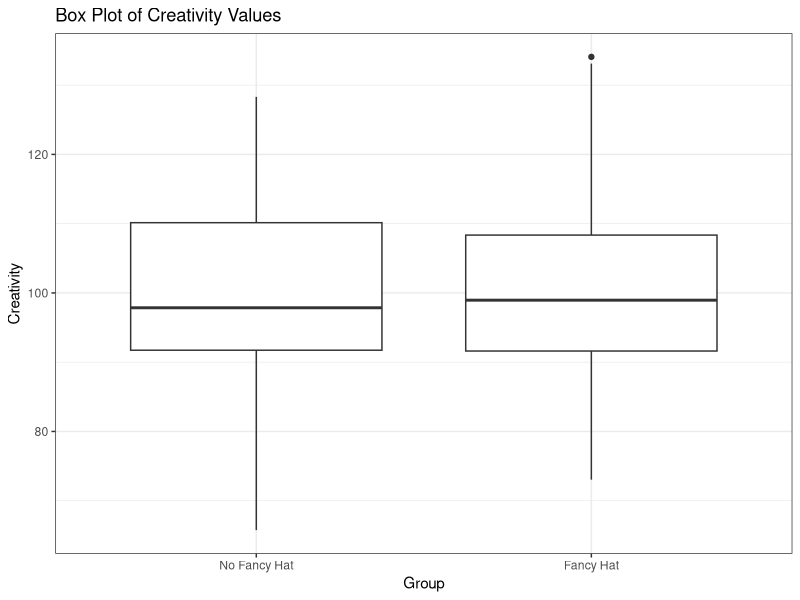
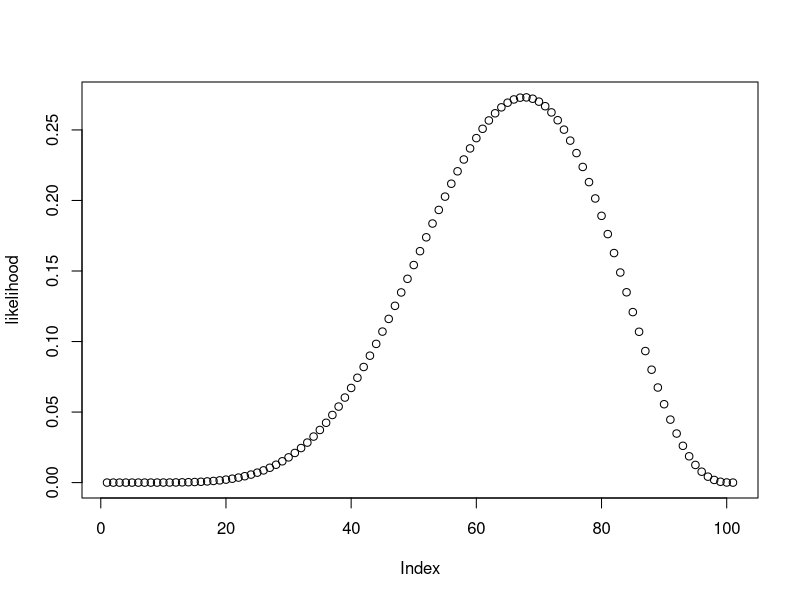
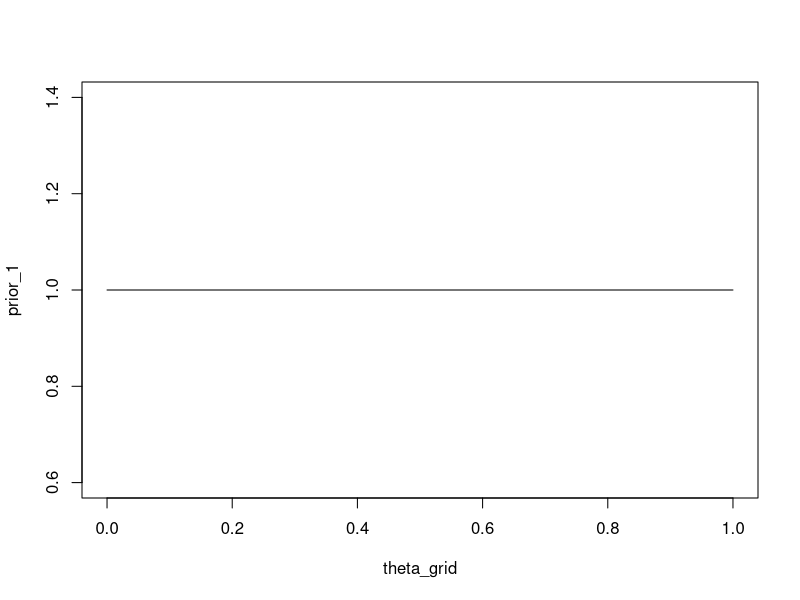
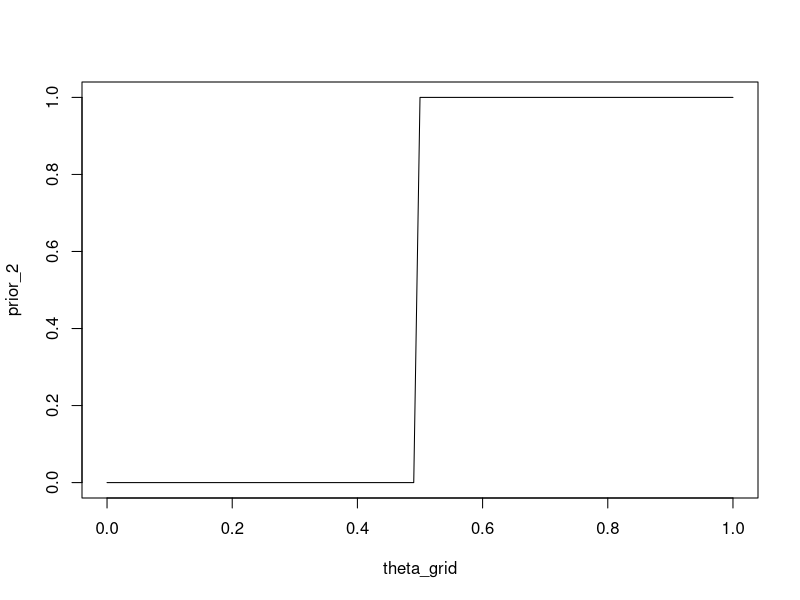
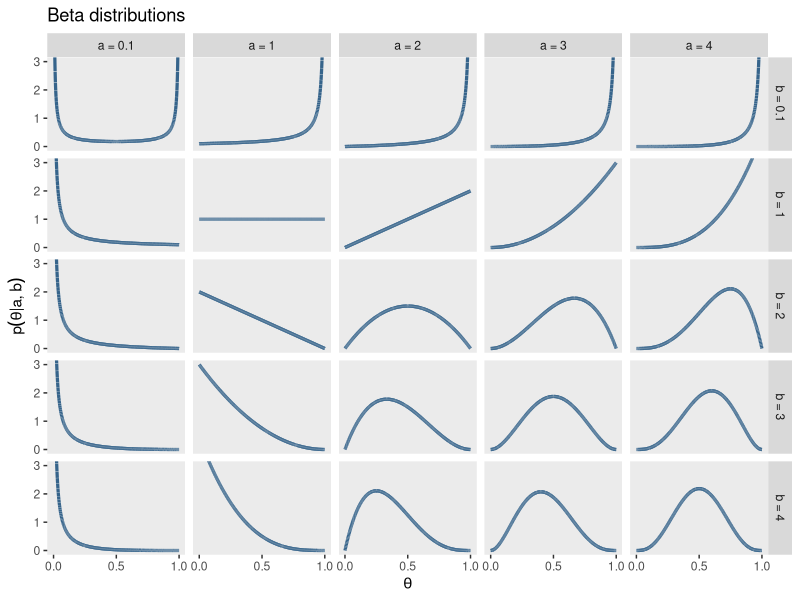
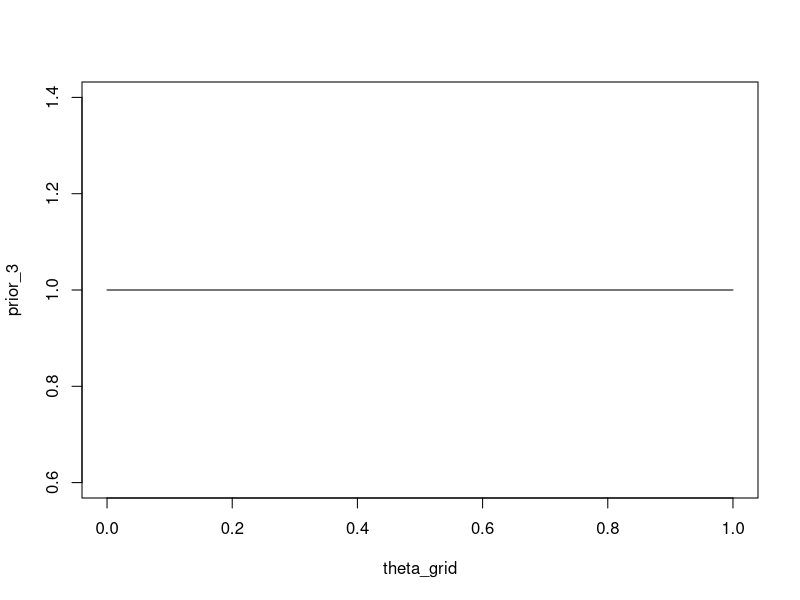
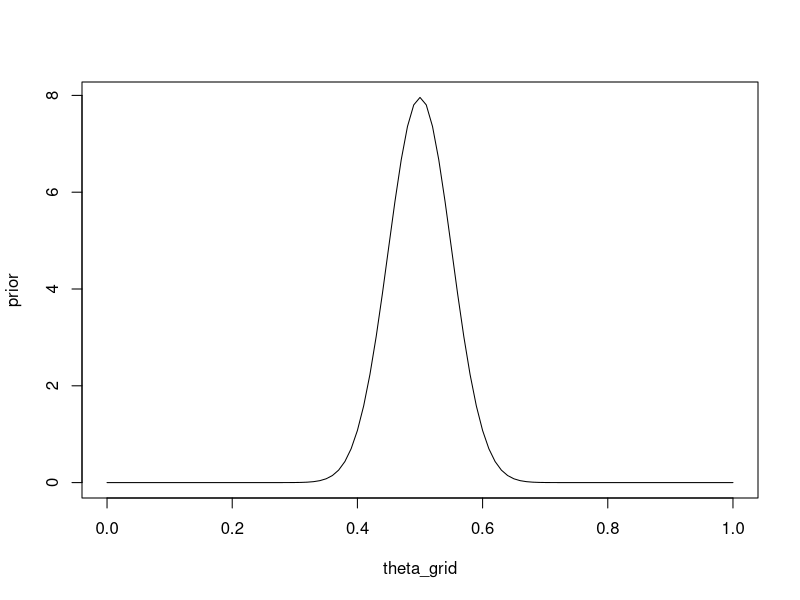
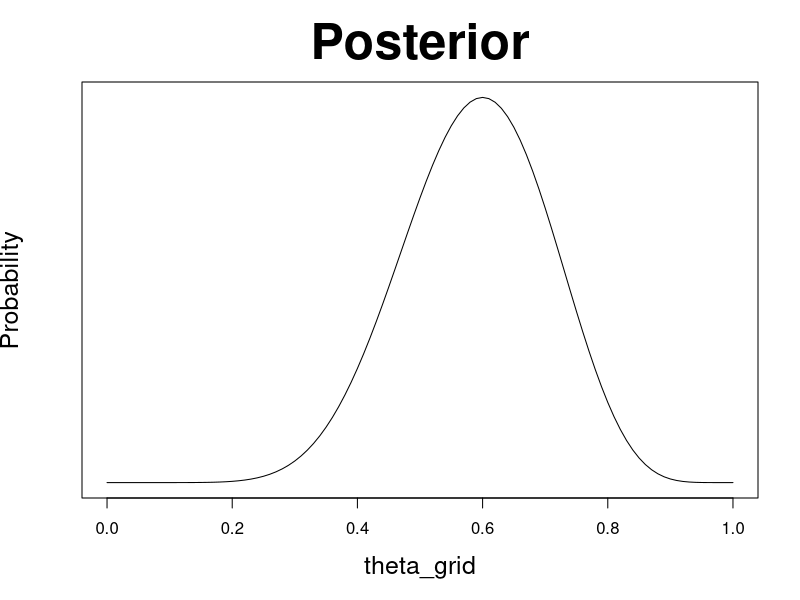

These charts were generated, in order, by the following R code:
## ---- chunk 1
#| label: load-packages
#| echo: false
#| message: false
#| warning: false
library(tidyverse)
library(viridis)

## ---- chunk 2
library(tidyverse)

set.seed(12)

# Number of people wearing fancy hats
N_fancyhats <- 50 

# Number of people not wearing fancy hats
N_nofancyhats <- 50

# Population mean of creativity for people wearing fancy hats
mu_fancyhats <- 103 

# Population mean of creativity for people wearing no fancy hats
mu_nofancyhats <- 98 

# Average population standard deviation of both groups
sigma <- 15 

# Generate data
fancyhats = tibble(Creativity = rnorm(N_fancyhats, mu_fancyhats, sigma),
               Group = "Fancy Hat")

nofancyhats = tibble(Creativity = rnorm(N_nofancyhats, mu_nofancyhats, sigma),
                 Group = "No Fancy Hat")


FancyHat <- bind_rows(fancyhats, nofancyhats)  |>
    mutate(Group = fct_relevel(as.factor(Group), "No Fancy Hat"))
## ---- chunk 3
FancyHat
## ---- chunk 4
FancyHat |> 
    ggplot() +
    geom_boxplot(aes(y = Creativity, x = Group)) +
    labs(title= "Box Plot of Creativity Values") +
    theme_bw()
## ---- chunk 5
fancyhat_ttest <- t.test(Creativity ~ Group,
       var.equal = TRUE,
       data = FancyHat)
## ---- chunk 6
fancyhat_ttest_tab <- broom::tidy(fancyhat_ttest)
## ---- chunk 7
fancyhat_ttest_tab |>
    select(estimate, estimate1, estimate2, statistic, p.value, conf.low, conf.high) |>
    round(3)
## ---- chunk 8
wins <- 6
games <- 9
## ---- chunk 9
n_points <- 101
theta_grid <- seq( from=0 , to=1 , length.out = n_points )
## ---- chunk 10
dbinom(x = wins, size = games, prob = 0.5)
## ---- chunk 11
1 - pbinom(q = 5, size = games, prob = 0.5)
## ---- chunk 12
pbinom(q = 5, size = games, prob = 0.5, lower.tail = FALSE)
## ---- chunk 13
likelihood <- dbinom(wins , size = games , prob = theta_grid)
## ---- chunk 14
plot(likelihood)
## ---- chunk 15
theta_grid[which.max(likelihood)]
## ---- chunk 16
n_points <- 101
theta_grid <- seq( from=0 , to=1 , length.out = n_points )
## ---- chunk 17
prior_1 <- rep(1, length(theta_grid))
## ---- chunk 18
plot(theta_grid, prior_1, "type" = "l")
## ---- chunk 19
prior_2 <- ifelse(theta_grid < 0.5, 0, 1)
## ---- chunk 20
plot(theta_grid, prior_2, type = "l")
## ---- chunk 21
#| label: betadist
#| fig-cap: "Beta distributions"
library(tidyverse)

length <- 1e4
d <- crossing(shape1 = c(.1, 1:4),
           shape2 = c(.1, 1:4)) |>
  tidyr::expand(nesting(shape1, shape2),
         x = seq(from = 0, to = 1, length.out = length)) |> 
  mutate(a = str_c("a = ", shape1),
         b = str_c("b = ", shape2),
         group = rep(1:length, each = 25))
## ---- chunk 22
d |> 
  ggplot(aes(x = x, group = group)) +
  
  geom_line(aes(y = dbeta(x, shape1 = shape1, shape2 = shape2)),
            color = "steelblue4", size = 1.1) +
  scale_x_continuous(expression(theta), breaks = c(0, .5, 1)) +
  coord_cartesian(ylim = c(0, 3)) +
  labs(title = "Beta distributions",
       y = expression(p(theta*"|"*a*", "*b))) +
  theme(panel.grid = element_blank()) +
  facet_grid(b~a)
## ---- chunk 23
prior_3 <- dbeta(x = theta_grid, shape1 = 1, shape2 = 1)
## ---- chunk 24
plot(theta_grid, prior_3, type = "l")
## ---- chunk 25
prior <- dbeta(x = theta_grid, shape1 = 50, shape2 = 50)
## ---- chunk 26
plot(theta_grid, prior, type = "l")
## ---- chunk 27
wins <- 6
games <- 9
## ---- chunk 28
prior <- dbeta(x = theta_grid, shape1 = 4, shape2 = 4)
likelihood <- dbinom(wins , size = games , prob = theta_grid)
## ---- chunk 29
unstandardized_posterior <- likelihood * prior
## ---- chunk 30
posterior <- unstandardized_posterior / sum(unstandardized_posterior)
## ---- chunk 31
plot(theta_grid, posterior, type = "l", yaxt = 'n', ylab = 'Probability', 
        main = "Posterior", cex.lab = 1.5, cex.main = 3)
## ---- chunk 32
compute_posterior = function(likelihood, prior){
  # compute product of likelihood and prior
  unstandardized_posterior <- likelihood * prior
  
  # standardize the posterior, so it sums to 1
  posterior <- unstandardized_posterior / sum(unstandardized_posterior)
  
  out <- tibble(prior, likelihood, posterior)
  out
}
## ---- chunk 33
plot_posterior <- function(df, mle = 6/9){
with(df, {
    par(mfrow=c(1, 3))
    plot(theta_grid , prior, type="l", main="Prior", col = "dodgerblue3", 
            lwd = 4, yaxt = 'n', ylab = 'Probability', cex.lab = 1.5, cex.main = 3)
    plot(theta_grid , likelihood, type = "l", main = "Likelihood", col = "firebrick3", 
            lwd = 4, yaxt = 'n', ylab = '', cex.lab = 1.5, cex.main = 3)
    plot(theta_grid , posterior , type = "l", main = "Posterior", col = "darkorchid3", 
            lwd = 4, yaxt = 'n', ylab = '', cex.lab = 1.5, cex.main = 3)
    abline(v = mle, col = 4, lty = 2, lwd = 2)
  } )
}
## ---- chunk 34
prior <- dbeta(x = theta_grid, shape1 = 1, shape2 = 1)
likelihood <- dbinom(wins , size = games , prob = theta_grid)
## ---- chunk 35
df <- compute_posterior(likelihood, prior)
## ---- chunk 36
plot_posterior(df)
## ---- chunk 37
prior <- ifelse(theta_grid < 0.5, 0, 1)
likelihood <- dbinom(wins , size = games , prob = theta_grid)
## ---- chunk 38
df <- compute_posterior(likelihood, prior)
## ---- chunk 39
plot_posterior(df)
## ---- chunk 40
prior <- dbeta(x = theta_grid, shape1 = 4, shape2 = 4)
## ---- chunk 41
plot(theta_grid, prior, "l")
## ---- chunk 42
posterior <- dbeta(x = theta_grid, shape1 = 7, shape2 = 5)
## ---- chunk 43
tibble(prior = prior, 
       posterior = posterior, 
       theta = theta_grid) |> 
  pivot_longer(c(prior, posterior), names_to = "distribution") |> 
  ggplot(aes(theta, value, color = distribution)) +
  geom_line(size = 2) +
  scale_color_viridis_d(end = 0.8) +
  ylab("")
## ---- chunk 44
update_beta <- function(a, b, k, N) {
  theta_grid <- seq(0, 1, length = 101)
  dbeta(x = theta_grid, shape1 = a + k, shape2 = b + N-k)
}
## ---- chunk 45
posterior <- update_beta(a = 4, b = 4, k = 3, N = 4)
## ---- chunk 46
tibble(prior = prior, 
       posterior = posterior, 
       theta = theta_grid) |> 
  pivot_longer(c(prior, posterior), names_to = "distribution") |> 
  ggplot(aes(theta, value, color = distribution)) +
  geom_line(size = 2) +
  scale_color_viridis_d(end = 0.8) +
  ylab("")
## ---- chunk 47
prior <- dbeta(x = theta_grid, shape1 = 1, shape2 = 1)
likelihood <- dbinom(wins, size = games , prob = theta_grid)
## ---- chunk 48
df <- compute_posterior(likelihood, prior)
## ---- chunk 49
plot_posterior(df)
## ---- chunk 50
n_samples <- 1e3

samples <- theta_grid |> sample(size = n_samples, replace = TRUE, prob = df$posterior)
## ---- chunk 51
head(samples, 10)
## ---- chunk 52
mean(samples)
## ---- chunk 53
quantile(samples, c(0.25, 0.5, 0.75))
## ---- chunk 54
alpha <- 0.05

quantile(samples, c(alpha/2, 1-alpha/2))
